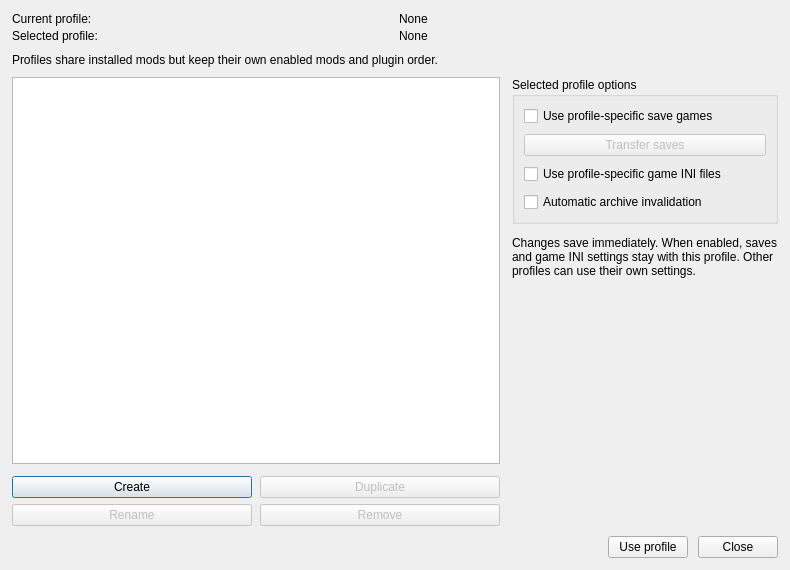
<?xml version="1.0" encoding="UTF-8"?>
<ui version="4.0">
 <class>ProfilesDialog</class>
 <widget class="QDialog" name="ProfilesDialog">
  <property name="geometry">
   <rect>
    <x>0</x>
    <y>0</y>
    <width>790</width>
    <height>570</height>
   </rect>
  </property>
  <property name="minimumSize">
   <size>
    <width>600</width>
    <height>460</height>
   </size>
  </property>
  <property name="windowTitle">
   <string>Profiles</string>
  </property>
  <layout class="QVBoxLayout" name="verticalLayout_3">
   <property name="spacing">
    <number>10</number>
   </property>
   <property name="leftMargin">
    <number>12</number>
   </property>
   <property name="topMargin">
    <number>12</number>
   </property>
   <property name="rightMargin">
    <number>12</number>
   </property>
   <property name="bottomMargin">
    <number>12</number>
   </property>
   <item>
    <layout class="QGridLayout" name="profileStatusLayout">
     <property name="horizontalSpacing">
      <number>8</number>
     </property>
     <property name="verticalSpacing">
      <number>3</number>
     </property>
     <item row="0" column="0">
      <widget class="QLabel" name="activeProfileLabel">
       <property name="text">
        <string>Current profile:</string>
       </property>
      </widget>
     </item>
     <item row="0" column="1">
      <widget class="QLabel" name="activeProfileNameLabel">
       <property name="textFormat">
        <enum>Qt::PlainText</enum>
       </property>
       <property name="text">
        <string>None</string>
       </property>
       <property name="toolTip">
        <string>The profile currently loaded by Fluorine.</string>
       </property>
      </widget>
     </item>
     <item row="1" column="0">
      <widget class="QLabel" name="selectedProfileLabel">
       <property name="text">
        <string>Selected profile:</string>
       </property>
      </widget>
     </item>
     <item row="1" column="1">
      <widget class="QLabel" name="selectedProfileNameLabel">
       <property name="textFormat">
        <enum>Qt::PlainText</enum>
       </property>
       <property name="text">
        <string>None</string>
       </property>
       <property name="toolTip">
        <string>The profile selected in the list. Use the button below to switch to it.</string>
       </property>
      </widget>
     </item>
    </layout>
   </item>
   <item>
    <widget class="QLabel" name="profilesDescriptionLabel">
     <property name="wordWrap">
      <bool>true</bool>
     </property>
     <property name="text">
      <string>Profiles share installed mods but keep their own enabled mods and plugin order.</string>
     </property>
    </widget>
   </item>
   <item>
    <layout class="QHBoxLayout" name="contentLayout">
     <property name="spacing">
      <number>12</number>
     </property>
     <item>
      <layout class="QVBoxLayout" name="profileListLayout">
       <item>
        <widget class="QListWidget" name="profilesList">
         <property name="toolTip">
          <string>List of profiles</string>
         </property>
         <property name="whatsThis">
          <string>&lt;!DOCTYPE HTML PUBLIC &quot;-//W3C//DTD HTML 4.0//EN&quot; &quot;http://www.w3.org/TR/REC-html40/strict.dtd&quot;&gt;
&lt;html&gt;&lt;head&gt;&lt;meta name=&quot;qrichtext&quot; content=&quot;1&quot; /&gt;&lt;style type=&quot;text/css&quot;&gt;
p, li { white-space: pre-wrap; }
&lt;/style&gt;&lt;/head&gt;&lt;body style=&quot; font-family:'MS Shell Dlg 2'; font-size:8pt; font-weight:400; font-style:normal;&quot;&gt;
&lt;p style=&quot; margin-top:0px; margin-bottom:0px; margin-left:0px; margin-right:0px; -qt-block-indent:0; text-indent:0px;&quot;&gt;Each profile has its own enabled mods and installation order, enabled plugins and load order, game INI files, and optional save game folder.&lt;/p&gt;&lt;/body&gt;&lt;/html&gt;</string>
         </property>
         <property name="selectionMode">
          <enum>QAbstractItemView::SingleSelection</enum>
         </property>
         <property name="uniformItemSizes">
          <bool>true</bool>
         </property>
        </widget>
       </item>
       <item>
        <layout class="QGridLayout" name="profileActionsLayout">
         <property name="horizontalSpacing">
          <number>8</number>
         </property>
         <property name="verticalSpacing">
          <number>6</number>
         </property>
         <item row="0" column="0">
          <widget class="QPushButton" name="addProfileButton">
           <property name="toolTip">
            <string>Create a new profile from scratch.</string>
           </property>
           <property name="whatsThis">
            <string>Create a new profile from scratch.</string>
           </property>
           <property name="text">
            <string>Create</string>
           </property>
          </widget>
         </item>
         <item row="0" column="1">
          <widget class="QPushButton" name="copyProfileButton">
           <property name="enabled">
            <bool>false</bool>
           </property>
           <property name="toolTip">
            <string>Duplicate the selected profile.</string>
           </property>
           <property name="whatsThis">
            <string>This creates a new profile with the same settings and active mods as the selected one.</string>
           </property>
           <property name="text">
            <string>Duplicate</string>
           </property>
          </widget>
         </item>
         <item row="1" column="0">
          <widget class="QPushButton" name="renameButton">
           <property name="enabled">
            <bool>false</bool>
           </property>
           <property name="toolTip">
            <string>Rename the selected profile.</string>
           </property>
           <property name="text">
            <string>Rename</string>
           </property>
          </widget>
         </item>
         <item row="1" column="1">
          <widget class="QPushButton" name="removeProfileButton">
           <property name="enabled">
            <bool>false</bool>
           </property>
           <property name="toolTip">
            <string>Remove the selected profile and its local files.</string>
           </property>
           <property name="whatsThis">
            <string>Delete the selected profile. This cannot be undone.</string>
           </property>
           <property name="text">
            <string>Remove</string>
           </property>
          </widget>
         </item>
        </layout>
       </item>
      </layout>
     </item>
     <item>
      <layout class="QVBoxLayout" name="profileOptionsLayout">
       <item>
        <widget class="QGroupBox" name="profileOptionsGroup">
         <property name="title">
          <string>Selected profile options</string>
         </property>
         <layout class="QVBoxLayout" name="profileOptionsGroupLayout">
          <property name="spacing">
           <number>8</number>
          </property>
          <item>
           <widget class="QCheckBox" name="localSavesBox">
            <property name="toolTip">
             <string>If enabled, this profile uses its own save games.</string>
            </property>
            <property name="whatsThis">
             <string>If checked, save games are local to this profile and will not appear when starting with a different profile.</string>
            </property>
            <property name="text">
             <string>Use profile-specific save games</string>
            </property>
           </widget>
          </item>
          <item>
           <widget class="QPushButton" name="transferButton">
            <property name="enabled">
             <bool>false</bool>
            </property>
            <property name="toolTip">
             <string>Transfer save games to the selected profile.</string>
            </property>
            <property name="whatsThis">
             <string>Transfer save games to the selected profile.</string>
            </property>
            <property name="text">
             <string>Transfer saves</string>
            </property>
           </widget>
          </item>
          <item>
           <widget class="QCheckBox" name="localIniFilesBox">
            <property name="toolTip">
             <string>Use profile-specific game INI files instead of the global INI files.</string>
            </property>
            <property name="whatsThis">
             <string>&lt;html&gt;&lt;head/&gt;&lt;body&gt;&lt;p&gt;If enabled, Fluorine uses this profile’s game INI files instead of the global INI files. Changes to these settings stay with this profile, while the global files can remain unchanged.&lt;/p&gt;&lt;/body&gt;&lt;/html&gt;</string>
            </property>
            <property name="text">
             <string>Use profile-specific game INI files</string>
            </property>
            <property name="checked">
             <bool>false</bool>
            </property>
           </widget>
          </item>
          <item>
           <widget class="QCheckBox" name="invalidationBox">
            <property name="toolTip">
             <string>Ensures data files from mods are used. Enable this unless you use another archive invalidation tool.</string>
            </property>
            <property name="whatsThis">
             <string>&lt;!DOCTYPE HTML PUBLIC &quot;-//W3C//DTD HTML 4.0//EN&quot; &quot;http://www.w3.org/TR/REC-html40/strict.dtd&quot;&gt;
&lt;html&gt;&lt;head&gt;&lt;meta name=&quot;qrichtext&quot; content=&quot;1&quot; /&gt;&lt;style type=&quot;text/css&quot;&gt;
p, li { white-space: pre-wrap; }
&lt;/style&gt;&lt;/head&gt;&lt;body style=&quot; font-family:'MS Shell Dlg 2'; font-size:8.25pt; font-weight:400; font-style:normal;&quot;&gt;
&lt;p style=&quot; margin-top:0px; margin-bottom:0px; margin-left:0px; margin-right:0px; -qt-block-indent:0; text-indent:0px;&quot;&gt;The games Oblivion, Fallout 3 and Fallout NV contain a bug which prevents texture and mesh replacers (that is: all modifications to meshes and textures already in game) from working.&lt;/p&gt;
&lt;p style=&quot; margin-top:0px; margin-bottom:0px; margin-left:0px; margin-right:0px; -qt-block-indent:0; text-indent:0px;&quot;&gt;Fluorine uses a workaround called &amp;quot;BSA redirection&amp;quot; to fix this issue. With Skyrim, it can still make sense to enable this option because file dates can affect whether a mod is active.&lt;/p&gt;&lt;/body&gt;&lt;/html&gt;</string>
            </property>
            <property name="text">
             <string>Automatic archive invalidation</string>
            </property>
           </widget>
          </item>
         </layout>
        </widget>
       </item>
       <item>
        <widget class="QLabel" name="optionsHelpLabel">
         <property name="wordWrap">
          <bool>true</bool>
         </property>
         <property name="text">
          <string>Changes save immediately. When enabled, saves and game INI settings stay with this profile. Other profiles can use their own settings.</string>
         </property>
        </widget>
       </item>
       <item>
        <spacer name="profileOptionsSpacer">
         <property name="orientation">
          <enum>Qt::Vertical</enum>
         </property>
         <property name="sizeHint" stdset="0">
          <size>
           <width>20</width>
           <height>20</height>
          </size>
         </property>
        </spacer>
       </item>
      </layout>
     </item>
    </layout>
   </item>
   <item>
    <layout class="QHBoxLayout" name="dialogButtonsLayout">
     <item>
      <spacer name="dialogButtonsSpacer">
       <property name="orientation">
        <enum>Qt::Horizontal</enum>
       </property>
       <property name="sizeHint" stdset="0">
        <size>
         <width>40</width>
         <height>20</height>
        </size>
       </property>
      </spacer>
     </item>
     <item>
      <widget class="QPushButton" name="select">
       <property name="text">
        <string>Use profile</string>
       </property>
      </widget>
     </item>
     <item>
      <widget class="QPushButton" name="close">
       <property name="text">
        <string>Close</string>
       </property>
      </widget>
     </item>
    </layout>
   </item>
  </layout>
 </widget>
 <resources/>
 <connections/>
</ui>
